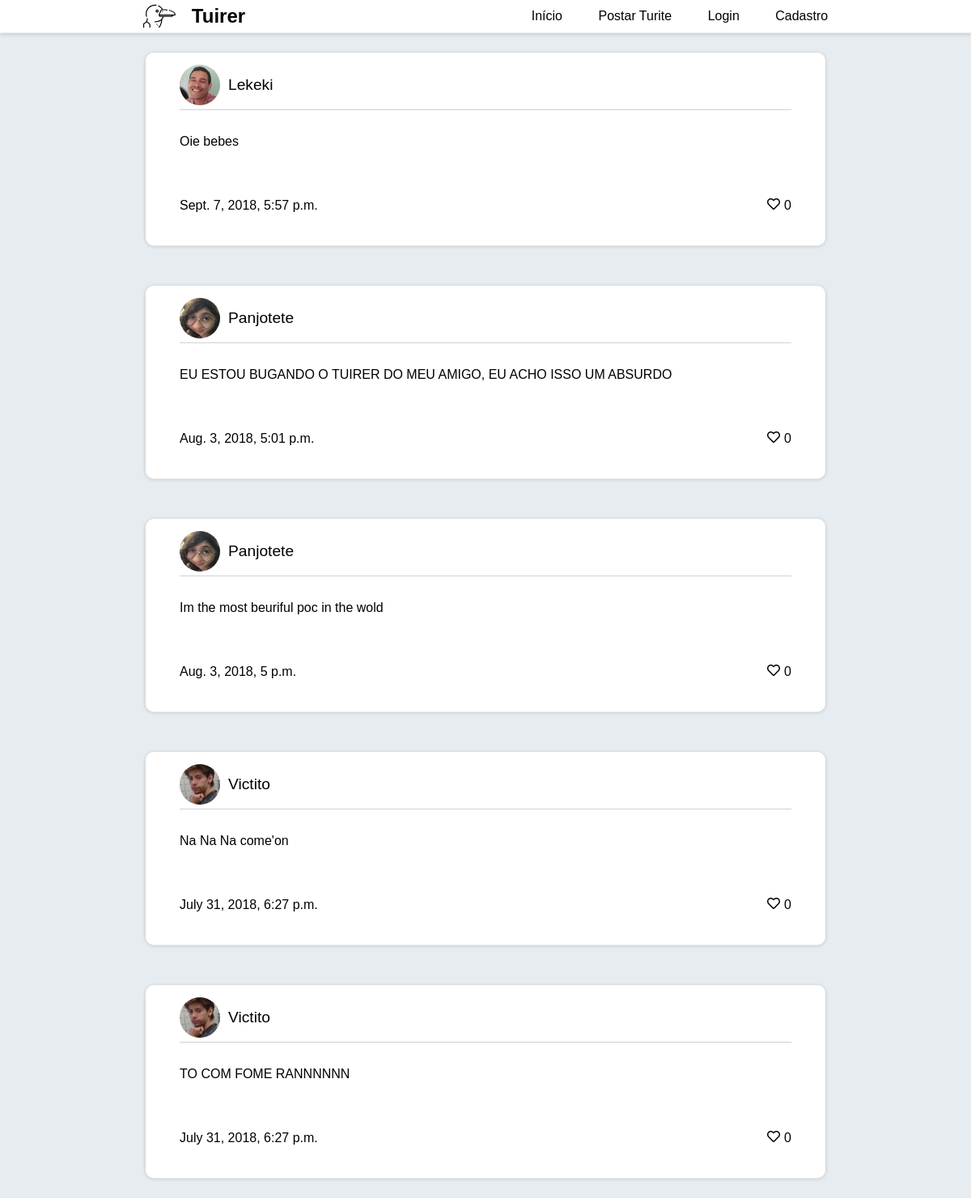
The page / on the database its author committed.
### tuites/models.py (models this page shows)
class Tuite(models.Model):
    content = models.CharField('Tuite', max_length=280)
    author = models.ForeignKey('users.User', on_delete=models.CASCADE, related_name='tuites')
    date_created = models.DateTimeField(auto_now_add=True)
    objects = TuitesManager()
    @property
    def likes_count(self):
        return self.liked_by.count()
    def __str__(self):
        return f'{self.content}'
    class Meta:
        ordering = ('content', )

### users/models.py (models this page shows, shortened)
class User(AbstractUser):
    followers = models.ManyToManyField('self', blank=True)
    following = models.ManyToManyField('self', blank=True)
    picture = models.ImageField('Foto de perfil', default='img/blank-pic.png')
    following = models.ManyToManyField('self', blank = True)
    liked_tuites = models.ManyToManyField('tuites.Tuite', related_name='liked_by')

### core/views.py (the view)
# urls.py: path('', index, name='index'),
def index(request):
    context = {
        'now': datetime.now(),
        'tuites': Tuite.objects.all(),
    }
    return render(request, 'home.html', context)

### templates/templatetags/tuitesOrder.py (called while the page is built)
@register.simple_tag
def tuitesPostOrder():
    tuites = Tuite.objects.all().order_by('-date_created')
    return tuites

### templates/templatetags/user_liked.py (called while the page is built)
@register.simple_tag(takes_context=True)
def liked_tuite_heart_icon(context):
    user = context.get('user')
    tuite = context.get('tuite')
    if(user.is_authenticated):
        if user.liked_tuites.filter(id__in=[tuite.id]).exists():
            return "fas fa-heart"
    return "far fa-heart"

### templates/home.html
{% extends 'base.html' %}
{% load staticfiles %}
{% block body %}
    {% load tuitesOrder %}
    {% tuitesPostOrder as tuitesOrderList %}
    {% if request.user.is_authenticated %}
        {% for tuite in tuitesOrderList %}
            {% include 'includes/card.html' %}
        {% endfor %}
    {% else %}
        {% for tuite in tuitesOrderList|slice:"0:5" %}
            {% include 'includes/card.html' %}
        {% endfor %}
    {% endif %}
{% endblock %}

### templates/includes/card.html
{% load static %}
{% load user_liked %}
<div id="tuite">
    <div id="user-block">
        <img src="{{ tuite.author.picture.url }}" alt="">
        <a href="{% url 'users:profile' tuite.author.pk %}" id="username"> {{ tuite.author }}</a>
    </div>
    <div id="tuite-text">
        {{ tuite }}
    </div>
    <div id="reactions">
        <p>{{ tuite.date_created }}</p>
        <div>
            <a href="{% url 'tuites:like' tuite.id %}" class="like-tuite">
                <i class="{% liked_tuite_heart_icon %}"></i> {{ tuite.likes_count }}
            </a>
        </div>
    </div>
</div>

### static/css/style.css (style rules this page uses)
body { font-family: sans-serif; margin: 0; background: #e6ecf0; display: flex; flex-direction: column; align-items: center; }
#tuite { display: flex; flex-direction: column; align-items: center; justify-content: space-around; background-color: white; width: 70%; margin: 25px 0 25px 0; box-shadow: 0 1px 1px 0 #ECECEC, 0 1px 5px 0 rgba(0, 0, 0, 0.19); border-radius: 10px; }
#user-block { display: flex; flex-direction: row; align-items: center; justify-content: flex-start; width: 90%; border-bottom: 1px solid rgb(209, 209, 209); margin: 10px 0 10px 0; padding: 5px 0 5px 0; }
#user-block img { width: 50px; background-color: #ddd; border-radius: 100%; height: 50px; object-fit: cover; width: 50px; margin: 0 10px 0 0; }
#user-block a { color: black; font-size: 1.2rem; }
#tuite-text { width: 90%; padding: 20px 0 20px 0; }
#reactions { width: 90%; display: flex; flex-direction: row; align-items: center; justify-content: space-between; padding: 20px 0 20px 0; }
#reactions div { display: flex; flex-direction: row; align-items: center; justify-content: center; padding: 20px 0 20px 0; }
#reactions div a { color: black; display: flex; align-items: center; justify-content: space-between; }
#reactions div a i { transition: all 0.1s linear; height: auto; margin: 0 5px 3px 0; }
h1, h2, h3, p { margin: 0; }
a, u { text-decoration: none; }

### rows shown on the page
Tuite: author.picture (picture), author "Lekeki", content "Oie bebes", date_created "Sept. 7, 2018, 5:57 p.m.", likes_count "0"
Tuite: author.picture (picture), author "Panjotete", content "EU ESTOU BUGANDO O TUIRER DO MEU AMIGO, EU ACHO ISSO UM ABSURDO", date_created "Aug. 3, 2018, 5:01 p.m.", likes_count "0"
Tuite: author.picture (picture), author "Panjotete", content "Im the most beuriful poc in the wold", date_created "Aug. 3, 2018, 5 p.m.", likes_count "0"
Tuite: author.picture (picture), author "Victito", content "Na Na Na come'on", date_created "July 31, 2018, 6:27 p.m.", likes_count "0"
Tuite: author.picture (picture), author "Victito", content "TO COM FOME RANNNNNN", date_created "July 31, 2018, 6:27 p.m.", likes_count "0"
